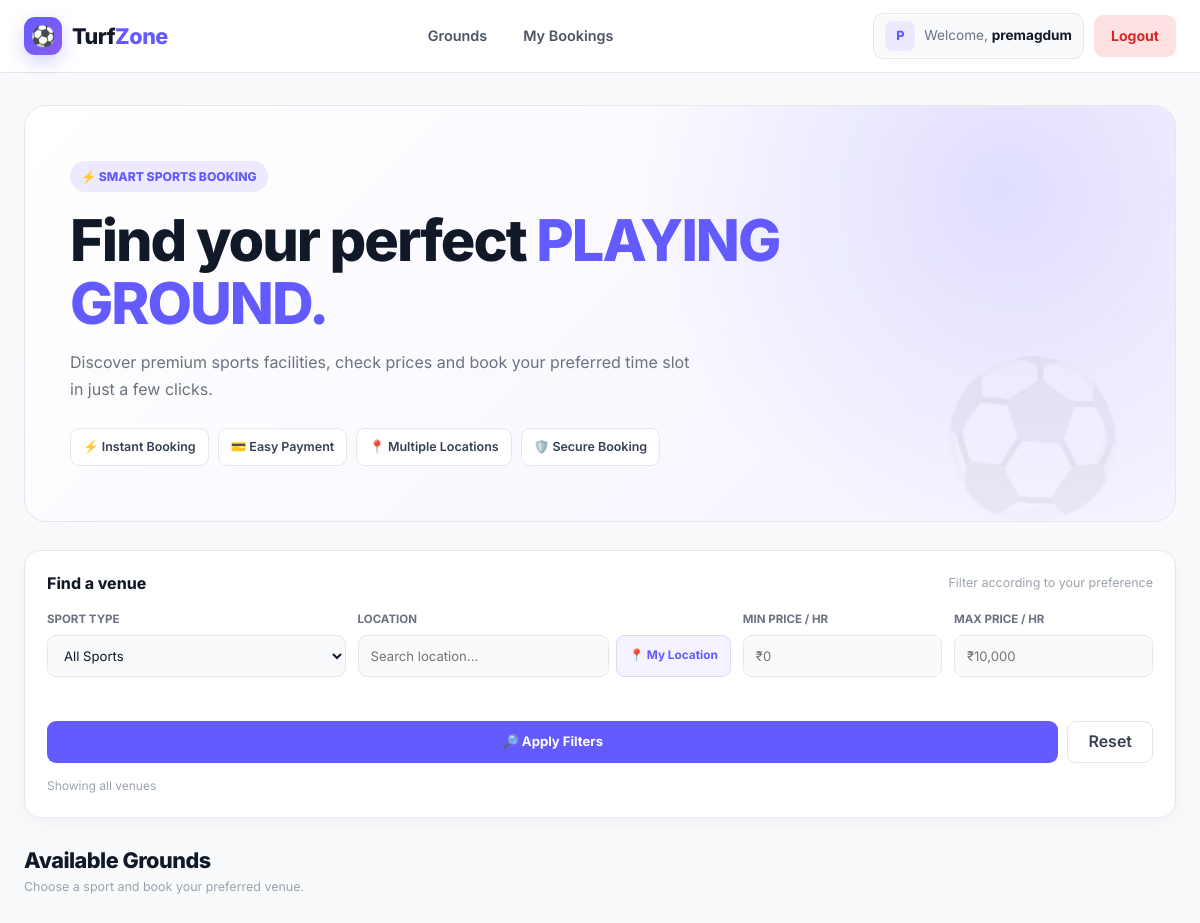
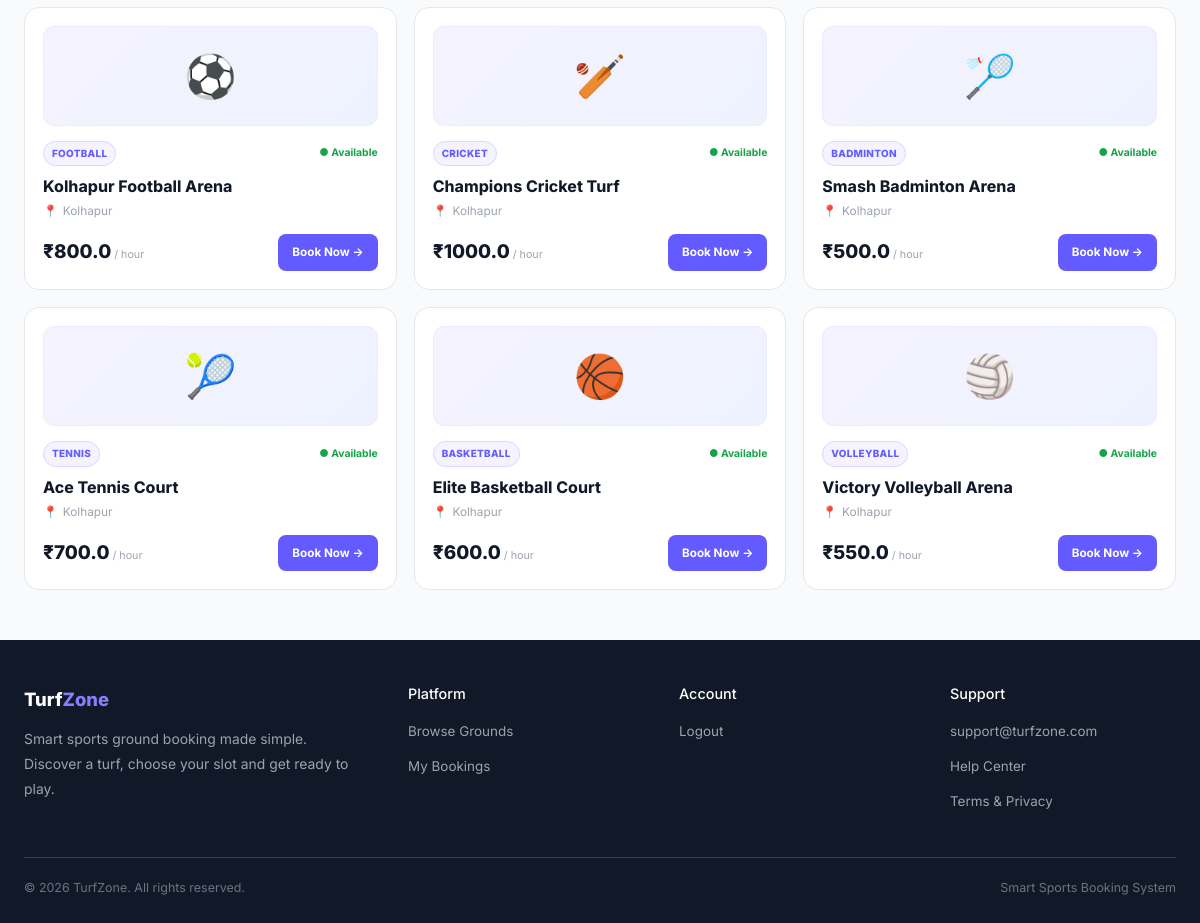
The page /grounds (signed in) on the database its author committed (2 pictures, top to bottom).
### tables this page shows
CREATE TABLE users (
            id INTEGER PRIMARY KEY AUTOINCREMENT,
            username TEXT NOT NULL,
            email TEXT UNIQUE NOT NULL,
            password TEXT NOT NULL,
            phone TEXT DEFAULT '',
            created_at TEXT DEFAULT CURRENT_TIMESTAMP
        );

CREATE TABLE turfs (
            id INTEGER PRIMARY KEY AUTOINCREMENT,
            name TEXT NOT NULL,
            location TEXT NOT NULL,
            sport_type TEXT NOT NULL,
            price_per_hour REAL NOT NULL,
            description TEXT DEFAULT '',
            created_at TEXT DEFAULT CURRENT_TIMESTAMP
        );

### app.py (the view)
@app.route("/grounds")
def ground_list():
    conn = get_db()
    grounds = conn.execute("""
        SELECT *
        FROM turfs
        ORDER BY id ASC
    """).fetchall()
    conn.close()
    return render_template(
        "grounds.html",
        grounds=grounds
    )

### templates/grounds.html (shortened to what this page needs)
{% extends "base.html" %}
{% block content %}
<div class="grounds-page">
    <section class="grounds-hero">
        <div class="hero-content">
            <div class="hero-eyebrow">
                ⚡ SMART SPORTS BOOKING
            </div>
            <h1 class="hero-title">
                Find your perfect
                <span>PLAYING GROUND.</span>
            </h1>
            <p class="hero-description">
                Discover premium sports facilities,
                check prices and book your preferred
                time slot in just a few clicks.
            </p>
            <div class="hero-features">
                <div class="hero-feature">
                    ⚡ Instant Booking
                </div>
                <div class="hero-feature">
                    💳 Easy Payment
                </div>
                <div class="hero-feature">
                    📍 Multiple Locations
                </div>
                <div class="hero-feature">
                    🛡️ Secure Booking
                </div>
            </div>
        </div>
    </section>
    <section class="filter-panel">
        <div class="filter-heading">
            <h3>
                Find a venue
            </h3>
            <span>
                Filter according to your preference
            </span>
        </div>
        <div class="filters-grid">
            <div class="filter-group">
                <label for="sportFilter">
                    SPORT TYPE
                </label>
                <select id="sportFilter">
                    <option value="">
                        All Sports
                    </option>
                </select>
            </div>
            <div class="filter-group">
                <label for="locationFilter">
                    LOCATION
                </label>
                <div class="location-wrapper">
                    <input
                        type="text"
                        id="locationFilter"
                        placeholder="Search location..."
                    >
                    <button
                        type="button"
                        class="location-btn"
                        onclick="requestUserLocation()"
                    >
                        📍 My Location
                    </button>
                </div>
                <div
                    id="locationStatus"
                    class="location-status"
                ></div>
            </div>
            <div class="filter-group">
                <label for="priceMinFilter">
                    MIN PRICE / HR
                </label>
                <input
                    type="number"
                    id="priceMinFilter"
                    placeholder="₹0"
                    min="0"
                >
            </div>
            <div class="filter-group">
                <label for="priceMaxFilter">
                    MAX PRICE / HR
                </label>
                <input
                    type="number"
                    id="priceMaxFilter"
                    placeholder="₹10,000"
                    min="0"
                >
            </div>
        </div>
        <div class="filter-actions">
            <button
                class="apply-filter"
                onclick="applyFilters()"
            >
                🔎 Apply Filters
            </button>
            <button
                class="reset-filter"
                onclick="resetFilters()"
            >
                Reset
            </button>
        </div>
        <div class="filter-results">
            <span id="resultsCount">
                Showing all venues
            </span>
        </div>
    </section>
    <div class="section-header">
        <div>
            <h2 class="section-title">
                Available Grounds
            </h2>
            <p class="section-subtitle">
                Choose a sport and book your preferred venue.
            </p>
        </div>
    </div>
    <div
        class="grounds-grid"
        id="groundsGrid"
    >
        {% if grounds %}
            {% for ground in grounds %}
                <article
                    class="ground-card"
                    data-sport="{{ ground.sport_type }}"
                    data-location="{{ ground.location }}"
                    data-price="{{ ground.price_per_hour or 500 }}"
                >
                    <div class="card-visual">
                        {% if ground.sport_type == "Football" %}
                            ⚽
                        {% elif ground.sport_type == "Cricket" %}
                            🏏
                        {% elif ground.sport_type == "Badminton" %}
                            🏸
                        {% elif ground.sport_type == "Tennis" %}
                            🎾
                        {% elif ground.sport_type == "Basketball" %}
                            🏀
                        {% elif ground.sport_type == "Volleyball" %}
                            🏐
                        {% elif ground.sport_type == "Hockey" %}
                            🏑
                        {% elif ground.sport_type == "Squash" %}
                            🎾
                        {% else %}
                            🏟️
                        {% endif %}
                    </div>
                    <div class="card-top">
                        <span class="card-badge">
                            {{ ground.sport_type or 'Sports' }}
                        </span>
                        <span class="availability">
                            ● Available
                        </span>
                    </div>
                    <h3 class="card-title">
                        {{ ground.name }}
                    </h3>
                    <div class="card-location">
                        <span>
                            📍
                        </span>
                        <span>
                            {{ ground.location }}
                        </span>
                    </div>
                    <div class="card-bottom">
                        <div class="price-container">
                            <span class="card-price">
                                ₹{{ ground.price_per_hour or 500 }}
                            </span>
                            <span class="price-unit">
                                / hour
                            </span>
                        </div>
                        <a
                            href="{{ url_for(
                                'create_booking',
                                ground_id=ground.id
                            ) }}"
                            class="btn-book"
                        >
                            Book Now →
                        </a>
                    </div>
                </article>
            {% endfor %}
        {% endif %}
    </div>
</div>
{% endblock %}

### templates/base.html (shortened to what this page needs)
<!DOCTYPE html>
<html lang="en">
<head>
    <link
        href="https://cdn.jsdelivr.net/npm/bootstrap@5.3.3/dist/css/bootstrap.min.css"
        rel="stylesheet"
    >
</head>
<body>
    <header class="tz-navbar">
        <div class="tz-navbar-inner">
            <a
                href="{{ url_for('ground_list') }}"
                class="tz-logo"
            >
                <div class="tz-logo-icon">
                    ⚽
                </div>
                <div class="tz-logo-text">
                    Turf<span>Zone</span>
                </div>
            </a>
            <nav>
                <ul class="tz-nav-links">
                    <li>
                        <a href="{{ url_for('ground_list') }}">
                            Grounds
                        </a>
                    </li>
                    {% if current_user.is_authenticated %}
                    <li>
                        <a href="{{ url_for('my_bookings') }}">
                            My Bookings
                        </a>
                    </li>
                    {% endif %}
                </ul>
            </nav>
            <div class="tz-user-area">
                {% if current_user.is_authenticated %}
                    <div class="tz-user">
                        <div class="tz-avatar">
                            {{ current_user.username[0]|upper }}
                        </div>
                        <span>
                            Welcome,
                            <strong>
                                {{ current_user.username }}
                            </strong>
                        </span>
                    </div>
                    <a
                        href="{{ url_for('logout') }}"
                        class="tz-btn tz-btn-danger"
                    >
                        Logout
                    </a>
                {% endif %}
            </div>
        </div>
    </header>
    <main>
        {% block content %}{% endblock %}
    </main>
    <footer class="tz-footer">
        <div class="tz-footer-inner">
            <div class="tz-footer-grid">
                <div>
                    <div class="tz-footer-brand">
                        Turf<span>Zone</span>
                    </div>
                    <p>
                        Smart sports ground booking made simple.
                        Discover a turf, choose your slot and
                        get ready to play.
                    </p>
                </div>
                <div>
                    <h4>
                        Platform
                    </h4>
                    <ul class="tz-footer-links">
                        <li>
                            <a href="{{ url_for('ground_list') }}">
                                Browse Grounds
                            </a>
                        </li>
                        {% if current_user.is_authenticated %}
                        <li>
                            <a href="{{ url_for('my_bookings') }}">
                                My Bookings
                            </a>
                        </li>
                        {% endif %}
                    </ul>
                </div>
                <div>
                    <h4>
                        Account
                    </h4>
                    <ul class="tz-footer-links">
                        {% if current_user.is_authenticated %}
                        <li>
                            <a href="{{ url_for('logout') }}">
                                Logout
                            </a>
                        </li>
                        {% endif %}
                    </ul>
                </div>
                <div>
                    <h4>
                        Support
                    </h4>
                    <ul class="tz-footer-links">
                        <li>
                            <a href="mailto:support@turfzone.com">
                                support@turfzone.com
                            </a>
                        </li>
                        <li>
                            <a href="#">
                                Help Center
                            </a>
                        </li>
                        <li>
                            <a href="#">
                                Terms & Privacy
                            </a>
                        </li>
                    </ul>
                </div>
            </div>
            <div class="tz-footer-bottom">
                <span>
                    © 2026 TurfZone. All rights reserved.
                </span>
                <span>
                    Smart Sports Booking System
                </span>
            </div>
        </div>
    </footer>
</body>
</html>

### rows shown on the page
users: username "P", username "premagdum"
turfs: sport_type "FOOTBALL", name "Kolhapur Football Arena", location "Kolhapur", price_per_hour "800.0"
turfs: sport_type "CRICKET", name "Champions Cricket Turf", location "Kolhapur", price_per_hour "1000.0"
turfs: sport_type "BADMINTON", name "Smash Badminton Arena", location "Kolhapur", price_per_hour "500.0"
turfs: sport_type "TENNIS", name "Ace Tennis Court", location "Kolhapur", price_per_hour "700.0"
turfs: sport_type "BASKETBALL", name "Elite Basketball Court", location "Kolhapur", price_per_hour "600.0"
turfs: sport_type "VOLLEYBALL", name "Victory Volleyball Arena", location "Kolhapur", price_per_hour "550.0"
